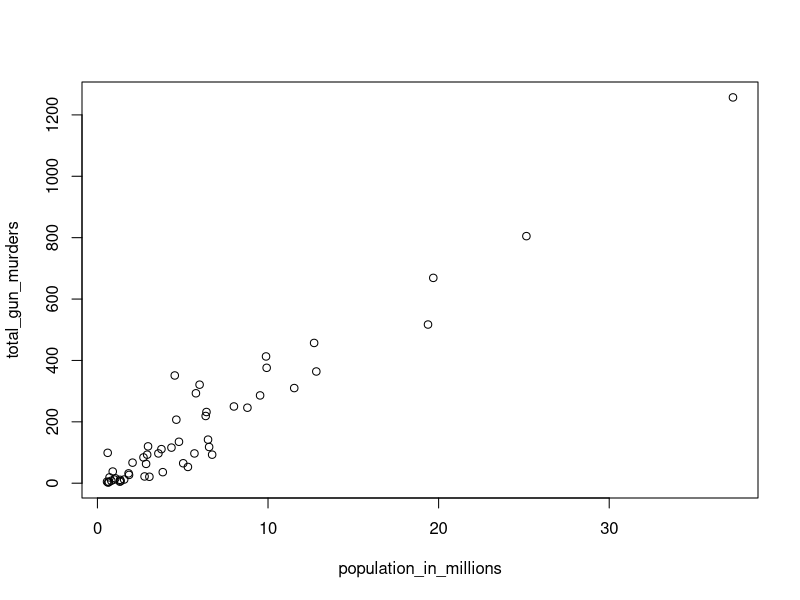
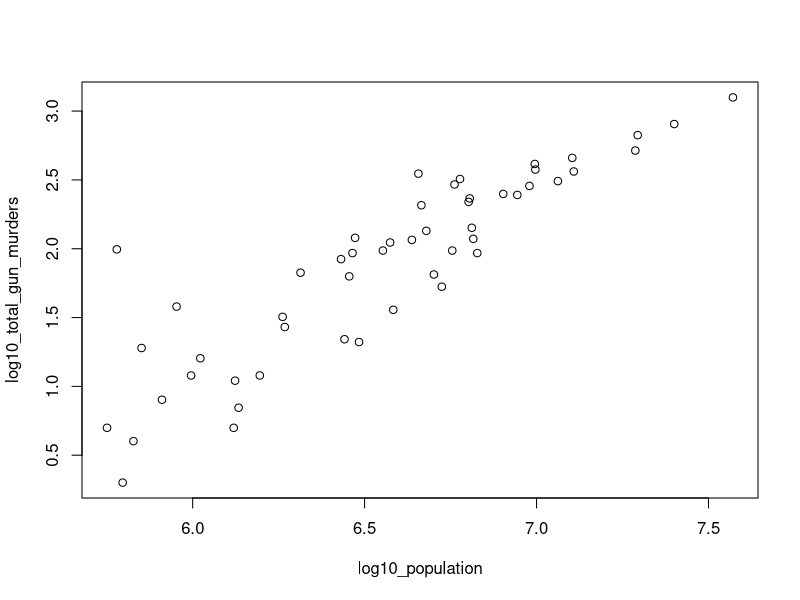
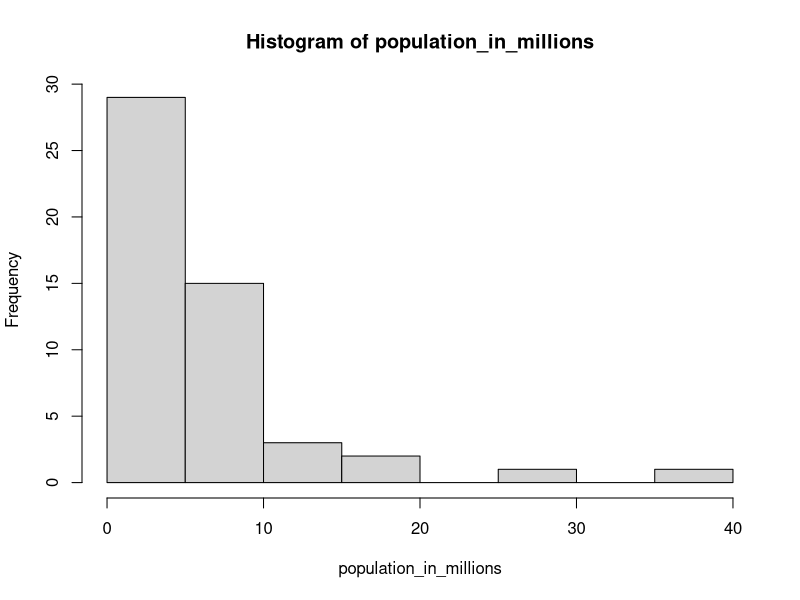
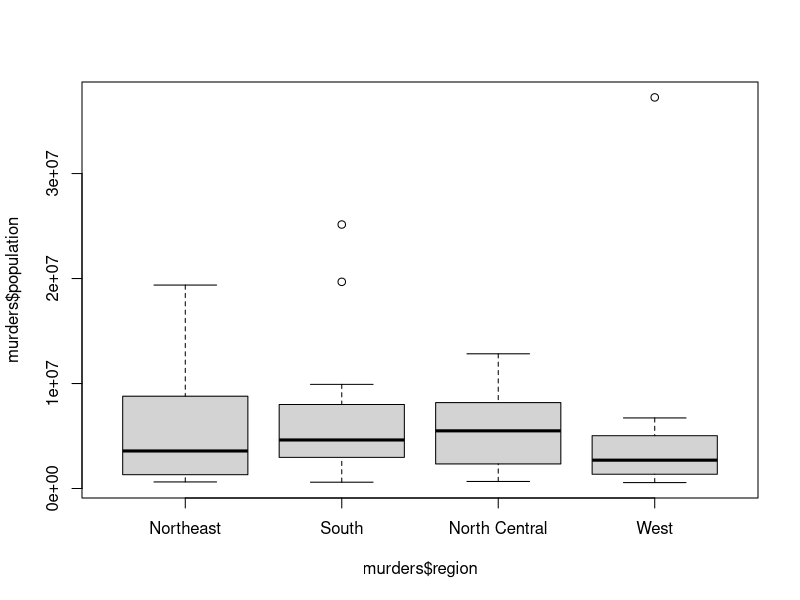
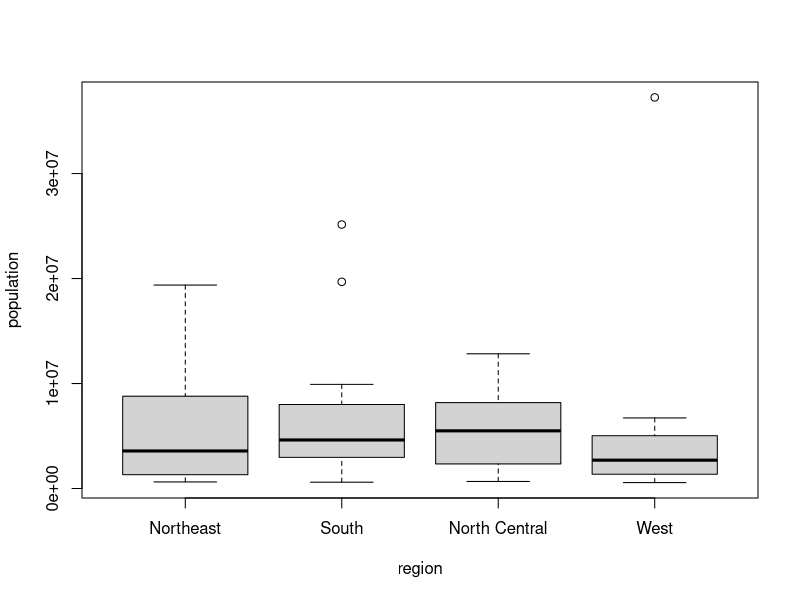

These figures' R source, in order:
# Loading data
library(dslabs)
data(murders)

# Loading dplyr
library(dplyr)

# which(...==...) give indices of values that match
ind <- murders$state=="Massachusetts"
ind
index <- which(murders$state=="Massachusetts")
index
murders$rate[!ind]
murders$rate[ind]
murders$rate[index]

# match(vector with values to be matched, vector to be matched against) give indices of values that match
mat <- match(c("Massachusetts", "California", "New York"), murders$state)
mat
murders$rate[mat]

# %in% test whether an element in one vector appears in another
states <- c("Virginia", "Florida", "Indiana", "Boston")
states %in% murders$state

# Store the murder rate per 100,000 for each state, in `murder_rate`
murder_rate <- murders$total / murders$population * 100000

# Store the `murder_rate < 1` in `low` 
low <- murder_rate < 1
murders$state[low]

# Get the indices of entries that are below 1
which(low)

# Create a vector ind for states in the Northeast and with murder rates lower than 1. 
northeast <- murders$region == "Northeast"
ind <- low & northeast
# Names of states in `ind` 
murders$state[ind]

# Compute average murder rate and store in avg using `mean` 
avg <- mean(murder_rate)
murder_rate < avg
# How many states have murder rates below avg ? Check using sum 
sum(murder_rate < avg)

# Store the 3 abbreviations in abbs in a vector (remember that they are character vectors and need quotes)
abbs <- c("AK", "MI", "IA")
# Match the abbs to the murders$abb and store in ind
ind <- match(abbs, murders$abb)
ind
# Print state names from ind
murders$state[ind]

# Store the 5 abbreviations in `abbs`. (remember that they are character vectors)
abbs <- c("MA", "ME", "MI", "MO", "MU")

# Use the %in% command to check if the entries of abbs are abbreviations in the the murders data frame
abbs %in% murders$abb

# Use the `which` command and `!` operator to find out which abbreviation are not actually part of the dataset and store in ind
ind <- which(!(abbs %in% murders$abb))
ind

# What are the entries of abbs that are not actual abbreviations
abbs[ind]

# mutate, filter, select
# mutate: change the table
# filter: select rows that satisfy conditioin
# select: select only certain columns to display/make a new table with selected columns
murders <- mutate(murders, rate=murder_rate)
filter(murders, rate<=0.71)
new_murders <- select(murders, state, region, rate)
new_murders
filter(new_murders, region=="West", rate <= 1)

# %>%: 'pipe' function: table %>% select ... %>% filter
murders %>% select(state, region, rate) %>% filter(region=="Northeast" | region=="West", rate <=0.8)

# data frame
grades = data.frame(names=c('James', 'Joanne', 'John', 'Joe'), test1=c(78,78,45,99), test2=c(98,76,89,100))
class(grades$names)
grades = data.frame(names=c('James', 'Joanne', 'John', 'Joe'), test1=c(78,78,45,99), test2=c(98,76,89,100), stringsAsFactors = FALSE)
class(grades$names)

# Loading data
library(dslabs)
data(murders)

# Loading dplyr
library(dplyr)

# Redefine murders so that it includes column named rate with the per 100,000 murder rates
murders <- mutate(murders, rate=murders$total/murders$population*100000)
class(murders$rate)

# Note that if you want ranks from highest to lowest you can take the negative and then compute the ranks 
x <- c(88, 100, 83, 92, 94)
rank(-x)
rank(murders$rate)
rank(-murders$rate)
# Defining rate
rate <-  murders$total/ murders$population * 100000

# Redefine murders to include a column named rank
# with the ranks of rate from highest to lowest
murders <- mutate(murders, rank=rank(-rate))
murders

# Use select to only show state names and abbreviations from murders
select(murders,state, abb)
murders %>% select(state, abb)

# Add the necessary columns
murders <- mutate(murders, rate = total/population * 100000, rank = rank(-rate))

# Filter to show the top 5 states with the highest murder rates
filter(murders,rank<=5)

# Use filter to create a new data frame no_south
no_south <- filter(murders, region!="South")
# Use nrow() to calculate the number of rows
nrow(no_south)

# Create a new data frame called murders_nw with only the states from the northeast and the west
murders_nw <- filter(murders, region %in% c('Northeast', 'West'))
murders_nw 
# Number of states (rows) in this category 
nrow(murders_nw)

# Create a table, call it my_states, that satisfies both the conditions 
my_states <- filter(murders, region %in% c('Northeast', 'West'), rate<1)

# Use select to show only the state name, the murder rate and the rank
select(my_states, state, rate,rank)

# show the result and only include the state, rate, and rank columns, all in one line
murders %>% filter(region %in% c('Northeast', 'West'), rate<1) %>% select(state,rate,rank)

# Create new data frame called my_states with %>%
my_states <- murders %>% mutate(rate=murders$total/murders$population*100000, rank=rank(-rate)) %>% filter(region %in% c('Northeast','West'), rate<1) %>% select(state, rate, rank)

population_in_millions <- murders$population/10^6
total_gun_murders <- murders$total

plot(population_in_millions, total_gun_murders)

# Transform population using the log10 transformation and save to object log10_population

log10_population <- log10(murders$population)


# Transform total gun murders using log10 transformation and save to object log10_total_gun_murders
log10_total_gun_murders <- log10(murders$total)

# Create a scatterplot with the log scale transformed population and murders 
plot(log10_population, log10_total_gun_murders)

# Store the population in millions and save to population_in_millions 
population_in_millions <- murders$population/10^6

# Create a histogram of this variable
hist(population_in_millions)

boxplot(murders$population~murders$region)
boxplot(population~region, data=murders)
